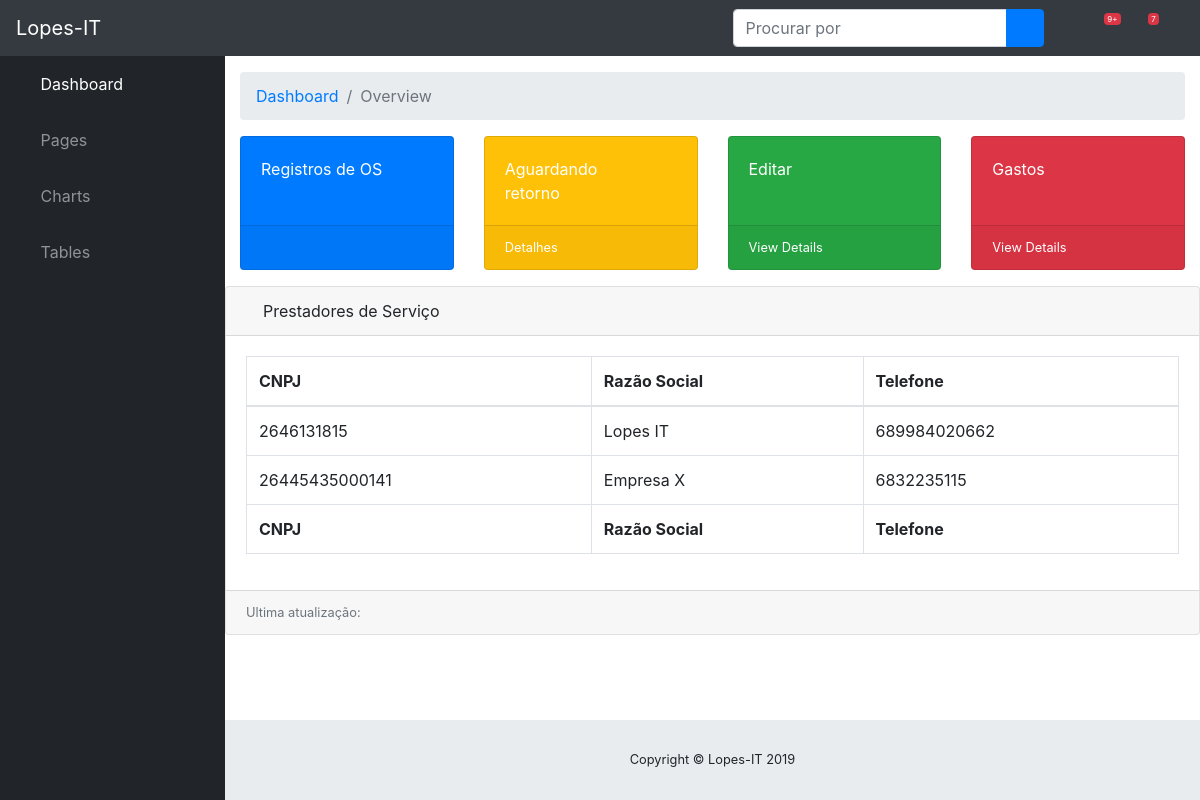
/prestador/ (signed in), run on the app's committed database.
### patrimonial/models.py (models this page shows, shortened)
class Prestador_servico(models.Model):
    cnpj = models.IntegerField('CNPJ')
    razao_social = models.CharField(max_length=50)
    endereco = models.CharField(max_length=50)
    bairro = models.CharField(max_length=20)
    cep = models.IntegerField('CEP')
    telefone = models.CharField(max_length=20)

### patrimonial/views.py (the view)
# urls.py: path('prestador/', prestador, name='prestador'),
@login_required
def prestador(request):
    prestador = Prestador_servico.objects.all()
    return render(request, 'prestador.html', locals())

### templates/prestador.html (shortened to what this page needs)
<!DOCTYPE html>
{% extends 'base.html' %}
{% load static %}
{% block conteudo %}
        </div>
        <div class="card mb-3">
          <div class="card-header">
            <i class="fas fa-table"></i> Prestadores de Serviço</div>
          <div class="card-body">
            <div class="table-responsive">
              <table class="table table-bordered" id="dataTable" width="100%" cellspacing="0">
                <thead>
                  <tr>
                    <th>CNPJ</th>
                    <th>Razão Social</th>
                    <th>Telefone</th>
                  </tr>
                </thead>
                <tfoot>
                  <tr>
                    <th>CNPJ</th>
                    <th>Razão Social</th>
                    <th>Telefone</th>
                  </tr>
                </tfoot>
                <tbody>
                {% for i in prestador %}
                <tr>
                    <td>{{ i.cnpj }}</td>
                    <td>{{ i.razao_social }}</td>
                    <td>{{ i.telefone }}</td>
                  </tr>
                {% endfor %}
{% endblock %}

### data on the page
Prestador_servico: cnpj "2646131815", razao_social "Lopes IT", telefone "689984020662"
Prestador_servico: cnpj "26445435000141", razao_social "Empresa X", telefone "6832235115"
